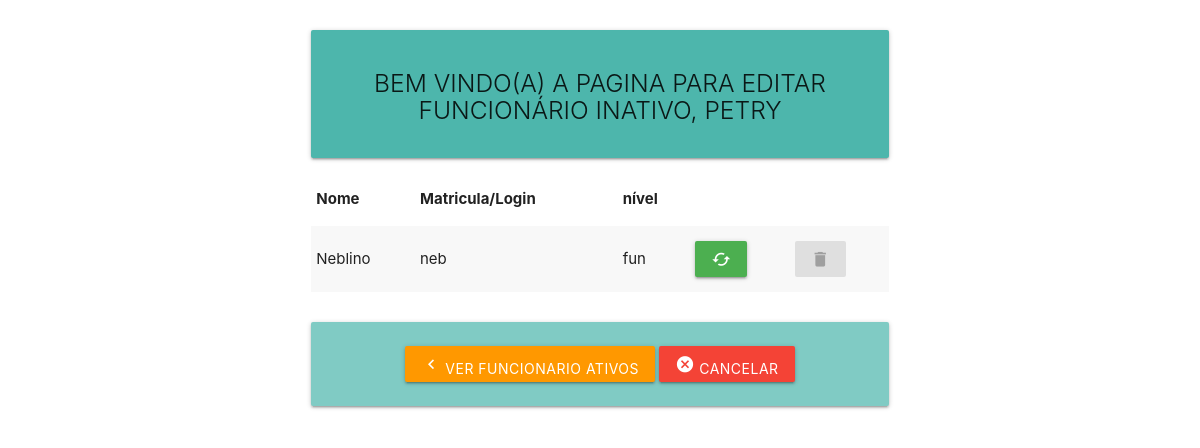
The page /restrito/funcionarioinativo.php (signed in) on the database its author committed.
### tables this page shows
CREATE TABLE IF NOT EXISTS `usuarios` (
  `id` int NOT NULL AUTO_INCREMENT,
  `nome` varchar(255) NOT NULL,
  `login` varchar(255) NOT NULL,
  `senha` varchar(32) NOT NULL,
  `nivel` varchar(50) DEFAULT NULL,
  `ativo` tinyint DEFAULT NULL,
  PRIMARY KEY (`id`)
);

### restrito/funcionarioinativo.php (the view, shortened to what this page needs)
<?php
include_once '../includes/header.php';
include_once 'header_restrito.php';
$login = $_SESSION['login'];
$mostrarlogin = strtoupper($login);
$ativo = false;
?>
<br>
<div class="row">
    <div class="col s12 m6 push-m3">
        <div class="card-panel teal lighten-2">
            <h5 class="light center"><?php echo "BEM VINDO(A) A PAGINA PARA EDITAR FUNCIONÁRIO INATIVO, $mostrarlogin ";  ?> </h5>
        </div>
        <table class="striped">
            <thead>
                <tr>
                <th>Nome</th>
                <th>Matricula/Login</th>
                <th>nível</th>
                </tr>
            </thead>
            <tbody>
                <?php
                $sql = "SELECT * FROM usuarios WHERE ativo = '$ativo'";
                $resultado = mysqli_query($connect, $sql);
                while($dados = mysqli_fetch_array($resultado)):
                ?>
                <tr>
                    <td><?php echo $dados['nome']; ?></td>
                    <td><?php echo $dados['login']; ?></td>
                    <td><?php echo $dados['nivel']; ?></td>
                    <td><a href=funcionarioinativo2.php?id="<?php echo $dados['id']; ?>"   name="btn-reativar" class="btn green" ><i class="material-icons">cached</i> </a></td>
                    <td><button name="btn-deletar" class="btn red disabled"><i class="material-icons" >delete</i> </button></td>
                </tr>
                <?php
                endwhile;
                ?>
            </tbody>
        </table>
        <br>
        <div class="card-panel teal lighten-3 center">
        <form action="codigoedicao.php" method="POST">
            <button type="submit" class="btn orange" name="btn-verativos"><i class="material-icons">chevron_left</i> Ver funcionario ativos </button>
            <button type="submit" class="btn red" name="btn-cancel"><i class="material-icons">cancel</i> Cancelar </button>
        </div>
<?php
include_once '../includes/footer.php';
?>

### rows shown on the page
usuarios: nome "Neblino", login "neb", nivel "fun"

### other values the page prints
$mostrarlogin "PETRY"
